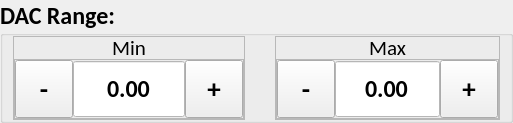
             <widget class="QGroupBox" name="iea_dac_gb">
              <property name="minimumSize">
               <size>
                <width>0</width>
                <height>112</height>
               </size>
              </property>
              <property name="font">
               <font>
                <family>Calibri</family>
                <pointsize>18</pointsize>
                <weight>75</weight>
                <bold>true</bold>
               </font>
              </property>
              <property name="title">
               <string>DAC Range:</string>
              </property>
              <layout class="QHBoxLayout" name="horizontalLayout_58">
               <property name="spacing">
                <number>30</number>
               </property>
               <property name="leftMargin">
                <number>10</number>
               </property>
               <property name="topMargin">
                <number>0</number>
               </property>
               <property name="rightMargin">
                <number>10</number>
               </property>
               <property name="bottomMargin">
                <number>0</number>
               </property>
               <item>
                <widget class="QFrame" name="iea_dac_min_frame">
                 <property name="maximumSize">
                  <size>
                   <width>1000</width>
                   <height>1000</height>
                  </size>
                 </property>
                 <property name="frameShape">
                  <enum>QFrame::StyledPanel</enum>
                 </property>
                 <property name="frameShadow">
                  <enum>QFrame::Raised</enum>
                 </property>
                 <layout class="QVBoxLayout" name="verticalLayout_27">
                  <property name="spacing">
                   <number>0</number>
                  </property>
                  <property name="leftMargin">
                   <number>0</number>
                  </property>
                  <property name="topMargin">
                   <number>0</number>
                  </property>
                  <property name="rightMargin">
                   <number>0</number>
                  </property>
                  <property name="bottomMargin">
                   <number>0</number>
                  </property>
                  <item>
                   <widget class="QLabel" name="iea_dac_min_label">
                    <property name="minimumSize">
                     <size>
                      <width>40</width>
                      <height>22</height>
                     </size>
                    </property>
                    <property name="maximumSize">
                     <size>
                      <width>1000</width>
                      <height>22</height>
                     </size>
                    </property>
                    <property name="font">
                     <font>
                      <family>Calibri</family>
                      <pointsize>16</pointsize>
                      <weight>50</weight>
                      <bold>false</bold>
                     </font>
                    </property>
                    <property name="text">
                     <string>Min</string>
                    </property>
                    <property name="alignment">
                     <set>Qt::AlignCenter</set>
                    </property>
                   </widget>
                  </item>
                  <item>
                   <widget class="QFrame" name="frame_20">
                    <property name="minimumSize">
                     <size>
                      <width>0</width>
                      <height>58</height>
                     </size>
                    </property>
                    <property name="frameShape">
                     <enum>QFrame::StyledPanel</enum>
                    </property>
                    <property name="frameShadow">
                     <enum>QFrame::Raised</enum>
                    </property>
                    <layout class="QHBoxLayout" name="horizontalLayout_59">
                     <property name="spacing">
                      <number>0</number>
                     </property>
                     <property name="leftMargin">
                      <number>0</number>
                     </property>
                     <property name="topMargin">
                      <number>0</number>
                     </property>
                     <property name="rightMargin">
                      <number>0</number>
                     </property>
                     <property name="bottomMargin">
                      <number>0</number>
                     </property>
                     <item>
                      <widget class="QToolButton" name="iea_dac_min_minus">
                       <property name="minimumSize">
                        <size>
                         <width>58</width>
                         <height>58</height>
                        </size>
                       </property>
                       <property name="maximumSize">
                        <size>
                         <width>58</width>
                         <height>58</height>
                        </size>
                       </property>
                       <property name="font">
                        <font>
                         <pointsize>20</pointsize>
                         <weight>75</weight>
                         <bold>true</bold>
                        </font>
                       </property>
                       <property name="text">
                        <string>-</string>
                       </property>
                      </widget>
                     </item>
                     <item>
                      <widget class="QDoubleSpinBox" name="iea_dac_min_input">
                       <property name="minimumSize">
                        <size>
                         <width>0</width>
                         <height>0</height>
                        </size>
                       </property>
                       <property name="maximumSize">
                        <size>
                         <width>1000</width>
                         <height>58</height>
                        </size>
                       </property>
                       <property name="font">
                        <font>
                         <family>Calibri</family>
                         <pointsize>18</pointsize>
                        </font>
                       </property>
                       <property name="layoutDirection">
                        <enum>Qt::LeftToRight</enum>
                       </property>
                       <property name="styleSheet">
                        <string notr="true">QDoubleSpinBox {
	background-color: #FFFFFF;
}</string>
                       </property>
                       <property name="alignment">
                        <set>Qt::AlignCenter</set>
                       </property>
                       <property name="readOnly">
                        <bool>true</bool>
                       </property>
                       <property name="buttonSymbols">
                        <enum>QAbstractSpinBox::NoButtons</enum>
                       </property>
                       <property name="correctionMode">
                        <enum>QAbstractSpinBox::CorrectToPreviousValue</enum>
                       </property>
                       <property name="showGroupSeparator" stdset="0">
                        <bool>false</bool>
                       </property>
                       <property name="minimum">
                        <double>-10000.000000000000000</double>
                       </property>
                       <property name="maximum">
                        <double>10000.000000000000000</double>
                       </property>
                      </widget>
                     </item>
                     <item>
                      <widget class="QToolButton" name="iea_dac_min_plus">
                       <property name="minimumSize">
                        <size>
                         <width>58</width>
                         <height>58</height>
                        </size>
                       </property>
                       <property name="maximumSize">
                        <size>
                         <width>16777215</width>
                         <height>58</height>
                        </size>
                       </property>
                       <property name="font">
                        <font>
                         <pointsize>20</pointsize>
                         <weight>75</weight>
                         <bold>true</bold>
                        </font>
                       </property>
                       <property name="focusPolicy">
                        <enum>Qt::NoFocus</enum>
                       </property>
                       <property name="text">
                        <string>+</string>
                       </property>
                      </widget>
                     </item>
                    </layout>
                   </widget>
                  </item>
                 </layout>
                </widget>
               </item>
               <item>
                <widget class="QFrame" name="iea_dac_max_frame">
                 <property name="minimumSize">
                  <size>
                   <width>0</width>
                   <height>0</height>
                  </size>
                 </property>
                 <property name="maximumSize">
                  <size>
                   <width>1000</width>
                   <height>1000</height>
                  </size>
                 </property>
                 <property name="frameShape">
                  <enum>QFrame::StyledPanel</enum>
                 </property>
                 <property name="frameShadow">
                  <enum>QFrame::Raised</enum>
                 </property>
                 <layout class="QVBoxLayout" name="verticalLayout_29">
                  <property name="spacing">
                   <number>0</number>
                  </property>
                  <property name="leftMargin">
                   <number>0</number>
                  </property>
                  <property name="topMargin">
                   <number>0</number>
                  </property>
                  <property name="rightMargin">
                   <number>0</number>
                  </property>
                  <property name="bottomMargin">
                   <number>0</number>
                  </property>
                  <item>
                   <widget class="QLabel" name="iea_dac_max_label">
                    <property name="minimumSize">
                     <size>
                      <width>42</width>
                      <height>22</height>
                     </size>
                    </property>
                    <property name="maximumSize">
                     <size>
                      <width>1000</width>
                      <height>22</height>
                     </size>
                    </property>
                    <property name="font">
                     <font>
                      <family>Calibri</family>
                      <pointsize>16</pointsize>
                      <weight>50</weight>
                      <bold>false</bold>
                     </font>
                    </property>
                    <property name="text">
                     <string>Max</string>
                    </property>
                    <property name="alignment">
                     <set>Qt::AlignCenter</set>
                    </property>
                   </widget>
                  </item>
                  <item>
                   <widget class="QFrame" name="frame_21">
                    <property name="frameShape">
                     <enum>QFrame::StyledPanel</enum>
                    </property>
                    <property name="frameShadow">
                     <enum>QFrame::Raised</enum>
                    </property>
                    <layout class="QHBoxLayout" name="horizontalLayout_60">
                     <property name="spacing">
                      <number>0</number>
                     </property>
                     <property name="leftMargin">
                      <number>0</number>
                     </property>
                     <property name="topMargin">
                      <number>0</number>
                     </property>
                     <property name="rightMargin">
                      <number>0</number>
                     </property>
                     <property name="bottomMargin">
                      <number>0</number>
                     </property>
                     <item>
                      <widget class="QToolButton" name="iea_dac_max_minus">
                       <property name="minimumSize">
                        <size>
                         <width>58</width>
                         <height>58</height>
                        </size>
                       </property>
                       <property name="maximumSize">
                        <size>
                         <width>58</width>
                         <height>58</height>
                        </size>
                       </property>
                       <property name="font">
                        <font>
                         <pointsize>20</pointsize>
                         <weight>75</weight>
                         <bold>true</bold>
                        </font>
                       </property>
                       <property name="text">
                        <string>-</string>
                       </property>
                      </widget>
                     </item>
                     <item>
                      <widget class="QDoubleSpinBox" name="iea_dac_max_input">
                       <property name="minimumSize">
                        <size>
                         <width>0</width>
                         <height>0</height>
                        </size>
                       </property>
                       <property name="maximumSize">
                        <size>
                         <width>1000</width>
                         <height>58</height>
                        </size>
                       </property>
                       <property name="font">
                        <font>
                         <family>Calibri</family>
                         <pointsize>18</pointsize>
                        </font>
                       </property>
                       <property name="layoutDirection">
                        <enum>Qt::LeftToRight</enum>
                       </property>
                       <property name="styleSheet">
                        <string notr="true">QDoubleSpinBox {
	background-color: #FFFFFF;
}</string>
                       </property>
                       <property name="alignment">
                        <set>Qt::AlignCenter</set>
                       </property>
                       <property name="readOnly">
                        <bool>true</bool>
                       </property>
                       <property name="buttonSymbols">
                        <enum>QAbstractSpinBox::NoButtons</enum>
                       </property>
                       <property name="correctionMode">
                        <enum>QAbstractSpinBox::CorrectToPreviousValue</enum>
                       </property>
                       <property name="showGroupSeparator" stdset="0">
                        <bool>false</bool>
                       </property>
                       <property name="maximum">
                        <double>10000.000000000000000</double>
                       </property>
                      </widget>
                     </item>
                     <item>
                      <widget class="QToolButton" name="iea_dac_max_plus">
                       <property name="minimumSize">
                        <size>
                         <width>58</width>
                         <height>58</height>
                        </size>
                       </property>
                       <property name="maximumSize">
                        <size>
                         <width>16777215</width>
                         <height>58</height>
                        </size>
                       </property>
                       <property name="font">
                        <font>
                         <pointsize>20</pointsize>
                         <weight>75</weight>
                         <bold>true</bold>
                        </font>
                       </property>
                       <property name="focusPolicy">
                        <enum>Qt::NoFocus</enum>
                       </property>
                       <property name="text">
                        <string>+</string>
                       </property>
                      </widget>
                     </item>
                    </layout>
                   </widget>
                  </item>
                 </layout>
                </widget>
               </item>
              </layout>
             </widget>
